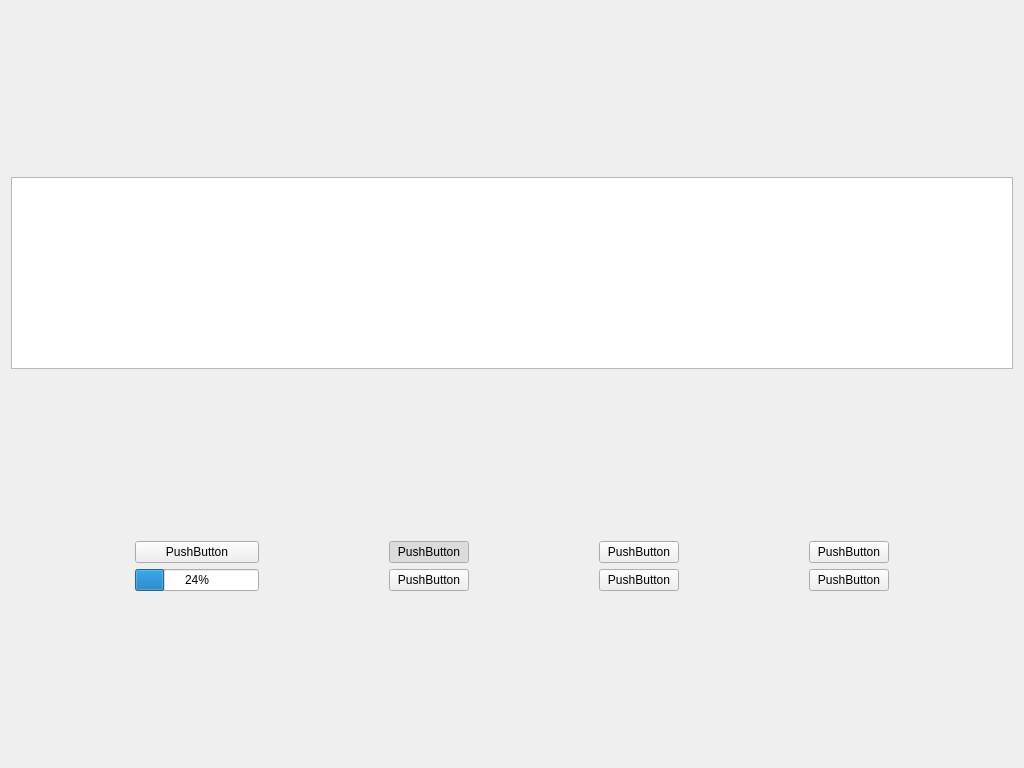
<?xml version="1.0" encoding="UTF-8"?>
<ui version="4.0">
 <class>MainWindow</class>
 <widget class="QMainWindow" name="MainWindow">
  <property name="geometry">
   <rect>
    <x>0</x>
    <y>0</y>
    <width>1024</width>
    <height>768</height>
   </rect>
  </property>
  <property name="windowTitle">
   <string>MainWindow</string>
  </property>
  <widget class="QWidget" name="centralWidget">
   <layout class="QVBoxLayout" name="verticalLayout_3">
    <item>
     <layout class="QVBoxLayout" name="textLayout">
      <item>
       <widget class="QTreeView" name="treeView">
        <property name="sizePolicy">
         <sizepolicy hsizetype="Expanding" vsizetype="Maximum">
          <horstretch>0</horstretch>
          <verstretch>20</verstretch>
         </sizepolicy>
        </property>
        <property name="alternatingRowColors">
         <bool>true</bool>
        </property>
        <property name="sortingEnabled">
         <bool>true</bool>
        </property>
        <attribute name="headerHighlightSections">
         <bool>true</bool>
        </attribute>
       </widget>
      </item>
     </layout>
    </item>
    <item>
     <layout class="QGridLayout" name="gridLayout">
      <item row="0" column="1">
       <widget class="QPushButton" name="inicioBtn">
        <property name="enabled">
         <bool>true</bool>
        </property>
        <property name="text">
         <string>PushButton</string>
        </property>
       </widget>
      </item>
      <item row="0" column="3">
       <widget class="QPushButton" name="accessPointBtn">
        <property name="text">
         <string>PushButton</string>
        </property>
        <property name="checkable">
         <bool>true</bool>
        </property>
        <property name="checked">
         <bool>true</bool>
        </property>
        <property name="autoExclusive">
         <bool>true</bool>
        </property>
       </widget>
      </item>
      <item row="0" column="5">
       <widget class="QPushButton" name="informeHtmlBtn">
        <property name="text">
         <string>PushButton</string>
        </property>
       </widget>
      </item>
      <item row="0" column="7">
       <widget class="QPushButton" name="resetBtn">
        <property name="text">
         <string>PushButton</string>
        </property>
       </widget>
      </item>
      <item row="1" column="7">
       <widget class="QPushButton" name="salirBtn">
        <property name="text">
         <string>PushButton</string>
        </property>
       </widget>
      </item>
      <item row="1" column="5">
       <widget class="QPushButton" name="informePdfBtn">
        <property name="text">
         <string>PushButton</string>
        </property>
       </widget>
      </item>
      <item row="1" column="3">
       <widget class="QPushButton" name="channelBtn">
        <property name="text">
         <string>PushButton</string>
        </property>
        <property name="checkable">
         <bool>true</bool>
        </property>
        <property name="autoExclusive">
         <bool>true</bool>
        </property>
       </widget>
      </item>
      <item row="1" column="1">
       <widget class="QProgressBar" name="barraProg">
        <property name="value">
         <number>24</number>
        </property>
       </widget>
      </item>
      <item row="0" column="0">
       <spacer name="horizontalSpacer_10">
        <property name="orientation">
         <enum>Qt::Horizontal</enum>
        </property>
        <property name="sizeHint" stdset="0">
         <size>
          <width>40</width>
          <height>20</height>
         </size>
        </property>
       </spacer>
      </item>
      <item row="1" column="0">
       <spacer name="horizontalSpacer_9">
        <property name="orientation">
         <enum>Qt::Horizontal</enum>
        </property>
        <property name="sizeHint" stdset="0">
         <size>
          <width>40</width>
          <height>20</height>
         </size>
        </property>
       </spacer>
      </item>
      <item row="0" column="2">
       <spacer name="horizontalSpacer_2">
        <property name="orientation">
         <enum>Qt::Horizontal</enum>
        </property>
        <property name="sizeHint" stdset="0">
         <size>
          <width>40</width>
          <height>20</height>
         </size>
        </property>
       </spacer>
      </item>
      <item row="1" column="2">
       <spacer name="horizontalSpacer">
        <property name="orientation">
         <enum>Qt::Horizontal</enum>
        </property>
        <property name="sizeHint" stdset="0">
         <size>
          <width>40</width>
          <height>20</height>
         </size>
        </property>
       </spacer>
      </item>
      <item row="0" column="4">
       <spacer name="horizontalSpacer_3">
        <property name="orientation">
         <enum>Qt::Horizontal</enum>
        </property>
        <property name="sizeHint" stdset="0">
         <size>
          <width>40</width>
          <height>20</height>
         </size>
        </property>
       </spacer>
      </item>
      <item row="1" column="4">
       <spacer name="horizontalSpacer_4">
        <property name="orientation">
         <enum>Qt::Horizontal</enum>
        </property>
        <property name="sizeHint" stdset="0">
         <size>
          <width>40</width>
          <height>20</height>
         </size>
        </property>
       </spacer>
      </item>
      <item row="0" column="6">
       <spacer name="horizontalSpacer_5">
        <property name="orientation">
         <enum>Qt::Horizontal</enum>
        </property>
        <property name="sizeHint" stdset="0">
         <size>
          <width>40</width>
          <height>20</height>
         </size>
        </property>
       </spacer>
      </item>
      <item row="1" column="6">
       <spacer name="horizontalSpacer_6">
        <property name="orientation">
         <enum>Qt::Horizontal</enum>
        </property>
        <property name="sizeHint" stdset="0">
         <size>
          <width>40</width>
          <height>20</height>
         </size>
        </property>
       </spacer>
      </item>
      <item row="0" column="8">
       <spacer name="horizontalSpacer_7">
        <property name="orientation">
         <enum>Qt::Horizontal</enum>
        </property>
        <property name="sizeHint" stdset="0">
         <size>
          <width>40</width>
          <height>20</height>
         </size>
        </property>
       </spacer>
      </item>
      <item row="1" column="8">
       <spacer name="horizontalSpacer_8">
        <property name="orientation">
         <enum>Qt::Horizontal</enum>
        </property>
        <property name="sizeHint" stdset="0">
         <size>
          <width>40</width>
          <height>20</height>
         </size>
        </property>
       </spacer>
      </item>
     </layout>
    </item>
    <item>
     <layout class="QVBoxLayout" name="imageLayout">
      <property name="sizeConstraint">
       <enum>QLayout::SetFixedSize</enum>
      </property>
     </layout>
    </item>
   </layout>
  </widget>
 </widget>
 <layoutdefault spacing="6" margin="11"/>
 <resources/>
 <connections/>
</ui>
